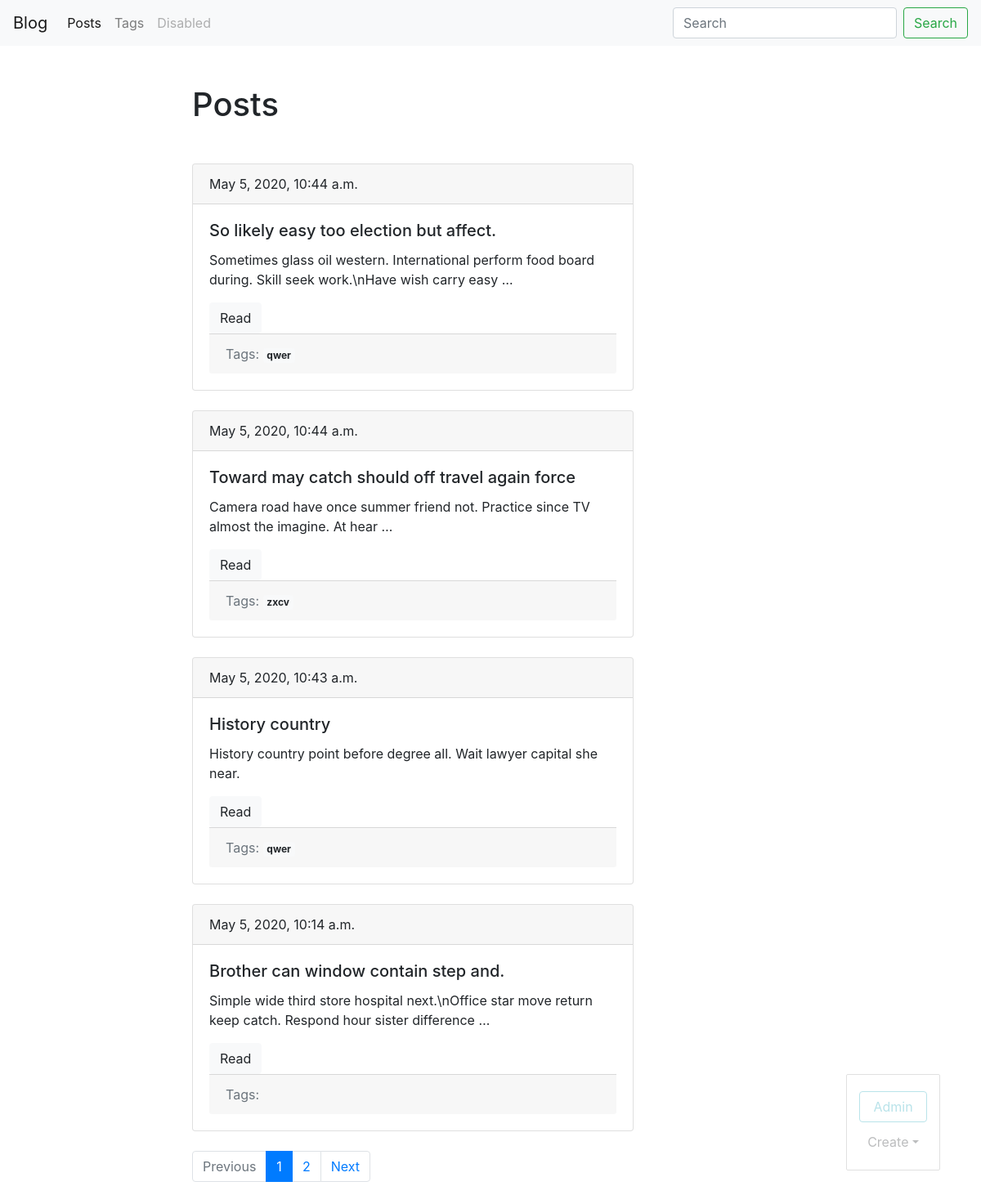
Page /blog/ (signed in) on the committed database.
### blog/models.py (models this page shows, shortened)
class Post(models.Model):
    title = models.CharField(max_length=150, db_index=True)
    slug = models.SlugField(max_length=200, blank=True, unique=True)
    body = models.TextField(blank=True, db_index=True)
    tags = models.ManyToManyField('Tag', blank=True, related_name='posts')
    date_pub = models.DateTimeField(auto_now_add=True)
    def get_absolute_url(self):
        return reverse('post_detail_url', kwargs={'slug': self.slug})
    class Meta:
        ordering = ['-date_pub']

class Tag(models.Model):
    title = models.CharField(max_length=50)
    slug = models.SlugField(max_length=70, blank=True, unique=True)
    def get_absolute_url(self):
        return reverse('tag_detail_url', kwargs={'slug': self.slug})
    class Meta:
        ordering = ['title']

### blog/views.py (the view)
# urls.py: path('', posts_list, name='posts_list_url'),
def posts_list(request):
    posts = Post.objects.all()
    paginator = Paginator(posts, 4)
    page_number = request.GET.get('page', 1)
    page = paginator.get_page(page_number)
    is_paginated = page.has_other_pages()
    prev_url = f'?page={page.previous_page_number()}' if page.has_previous() else None
    next_url = f'?page={page.next_page_number()}' if page.has_next() else None
    context = {
        'page': page,
        'is_paginated': is_paginated,
        'prev_url': prev_url,
        'next_url': next_url
    }
    return render(request, 'blog/index.html', context)

### blog/templates/blog/index.html
{% extends 'blog/base_blog.html' %}
{% block content %}
    <h1 class="mb-5">Posts</h1>
    {% for post in page.object_list %}
        {% include 'blog/includes/post_card_template.html' %}
    {% endfor %}
{% endblock %}

### blog/templates/blog/includes/post_card_template.html
<div class="card mb-4">
    <div class="card-header">
        {{ post.date_pub }}
    </div>
    <div class="card-body">
        <h5 class="card-title">{{ post.title }}</h5>
        <p class="card-text">{{ post.body|truncatewords:15 }}</p>
        <a href="{{ post.get_absolute_url }}" class="btn btn-light">Read</a>
        <div class="card-footer text-muted">
            Tags:
            {% for tag in post.tags.all %}
               <a href="{{ tag.get_absolute_url }}" class="badge badge-light">{{ tag.title }}</a>
            {% endfor %}
        </div>
    </div>
</div>

### rows in the picture
Post: date_pub "May 5, 2020, 10:44 a.m.", title "So likely easy too election but affect.", body "Sometimes glass oil western. International perform food board during. Skill seek work.\\nHave wish carry easy …"
Tag: title "qwer"
Post: date_pub "May 5, 2020, 10:44 a.m.", title "Toward may catch should off travel again force", body "Camera road have once summer friend not. Practice since TV almost the imagine. At hear …"
Tag: title "zxcv"
Post: date_pub "May 5, 2020, 10:43 a.m.", title "History country", body "History country point before degree all. Wait lawyer capital she near."
Post: date_pub "May 5, 2020, 10:14 a.m.", title "Brother can window contain step and.", body "Simple wide third store hospital next.\\nOffice star move return keep catch. Respond hour sister difference …"

### other values in the picture
{{ n }} "1"
{{ n }} "2"
